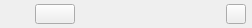
<?xml version="1.0" encoding="UTF-8"?>
<ui version="4.0">
 <class>RgSourceEditorTitlebar</class>
 <widget class="QFrame" name="rgSourceEditorTitlebar">
  <property name="geometry">
   <rect>
    <x>0</x>
    <y>0</y>
    <width>252</width>
    <height>28</height>
   </rect>
  </property>
  <property name="minimumSize">
   <size>
    <width>0</width>
    <height>28</height>
   </size>
  </property>
  <property name="maximumSize">
   <size>
    <width>16777215</width>
    <height>28</height>
   </size>
  </property>
  <layout class="QHBoxLayout" name="horizontalLayout">
   <property name="spacing">
    <number>0</number>
   </property>
   <property name="leftMargin">
    <number>6</number>
   </property>
   <property name="topMargin">
    <number>4</number>
   </property>
   <property name="rightMargin">
    <number>6</number>
   </property>
   <property name="bottomMargin">
    <number>4</number>
   </property>
   <item>
    <widget class="QWidget" name="correlationGroupWidget" native="true">
     <layout class="QHBoxLayout" name="horizontalLayout_2">
      <property name="spacing">
       <number>0</number>
      </property>
      <property name="leftMargin">
       <number>0</number>
      </property>
      <property name="topMargin">
       <number>0</number>
      </property>
      <property name="rightMargin">
       <number>0</number>
      </property>
      <property name="bottomMargin">
       <number>0</number>
      </property>
      <item>
       <widget class="QLabel" name="sourceCorrelationIcon">
        <property name="sizePolicy">
         <sizepolicy hsizetype="Preferred" vsizetype="Preferred">
          <horstretch>0</horstretch>
          <verstretch>0</verstretch>
         </sizepolicy>
        </property>
        <property name="minimumSize">
         <size>
          <width>0</width>
          <height>0</height>
         </size>
        </property>
        <property name="maximumSize">
         <size>
          <width>16</width>
          <height>16</height>
         </size>
        </property>
        <property name="pixmap">
         <pixmap resource="../res/radeon_gpu_analyzer_gui.qrc">:/icons/correlation_warning_icon.svg</pixmap>
        </property>
        <property name="scaledContents">
         <bool>true</bool>
        </property>
       </widget>
      </item>
      <item>
       <spacer name="horizontalSpacer_2">
        <property name="orientation">
         <enum>Qt::Horizontal</enum>
        </property>
        <property name="sizeType">
         <enum>QSizePolicy::Fixed</enum>
        </property>
        <property name="sizeHint" stdset="0">
         <size>
          <width>5</width>
          <height>0</height>
         </size>
        </property>
       </spacer>
      </item>
      <item>
       <widget class="QLabel" name="sourceCorrelationLabel">
        <property name="text">
         <string/>
        </property>
       </widget>
      </item>
      <item>
       <spacer name="horizontalSpacer_3">
        <property name="orientation">
         <enum>Qt::Horizontal</enum>
        </property>
        <property name="sizeType">
         <enum>QSizePolicy::Fixed</enum>
        </property>
        <property name="sizeHint" stdset="0">
         <size>
          <width>10</width>
          <height>20</height>
         </size>
        </property>
       </spacer>
      </item>
     </layout>
    </widget>
   </item>
   <item>
    <widget class="QPushButton" name="dismissMessagePushButton">
     <property name="text">
      <string/>
     </property>
    </widget>
   </item>
   <item>
    <spacer name="horizontalSpacer">
     <property name="orientation">
      <enum>Qt::Horizontal</enum>
     </property>
     <property name="sizeHint" stdset="0">
      <size>
       <width>248</width>
       <height>20</height>
      </size>
     </property>
    </spacer>
   </item>
   <item>
    <widget class="QPushButton" name="viewMaximizeButton">
     <property name="minimumSize">
      <size>
       <width>20</width>
       <height>20</height>
      </size>
     </property>
     <property name="maximumSize">
      <size>
       <width>20</width>
       <height>20</height>
      </size>
     </property>
     <property name="flat">
      <bool>false</bool>
     </property>
    </widget>
   </item>
  </layout>
 </widget>
 <resources>
  <include location="../res/radeon_gpu_analyzer_gui.qrc"/>
 </resources>
 <connections/>
</ui>
